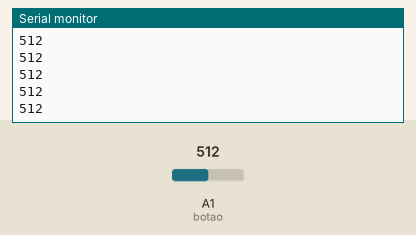
Simulated run of this sketch. Board: Arduino Uno, built with avr-gcc and run on an emulated ATmega328P. Parts: the last lines printed to the serial monitor. Inputs (shaded band) come from the test bench; at power-on: A1 (botao) = 512.

Above: at 1.2 s.
1.3 s: A1 (botao) set to 716
At 2.0 s:
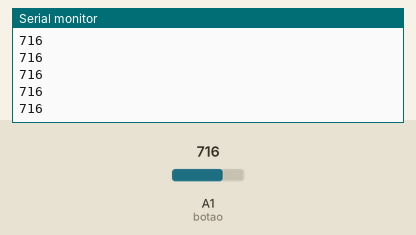
2.8 s: A1 (botao) set to 900
At 3.4 s:
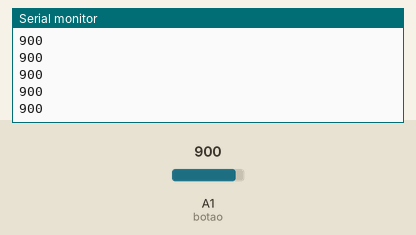
Timing chart, 0 to 5.8 s (numbered marks = the images above; inputs shaded):
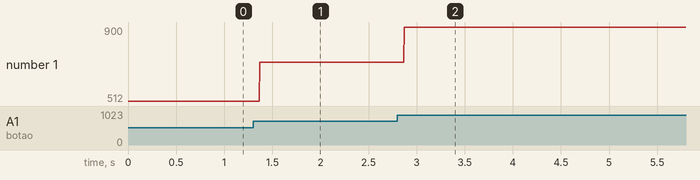

The sketch:

cod_to_degree_symbol.ino
```cpp
float pi = 3.1415;

String nextion = String((int)pi);

const int botao = 15;
int apertou = 0;
void setup() {
  Serial.begin(9600);
  // put your setup code here, to run once:
}

void loop() {
  apertou = analogRead(botao);
  Serial.println(apertou);

}
```

Measured:
- after the input at 1.3 s, the serial monitor: prints a new line after 0.07 s (image 1)
- after the input at 2.8 s, the serial monitor: prints a new line after 0.07 s (image 2)
- plotted number 1: 512 → 716 after the input at 1.3 s, 716 → 900 after the input at 2.8 s
